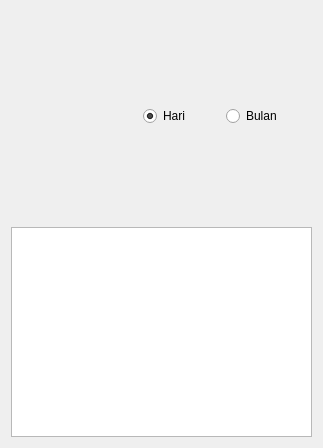
<?xml version="1.0" encoding="UTF-8"?>
<ui version="4.0">
 <class>SummaryWidget</class>
 <widget class="QWidget" name="SummaryWidget">
  <property name="geometry">
   <rect>
    <x>0</x>
    <y>0</y>
    <width>323</width>
    <height>448</height>
   </rect>
  </property>
  <property name="windowTitle">
   <string>Ringkasan</string>
  </property>
  <layout class="QVBoxLayout" name="verticalLayout">
   <item>
    <widget class="QFrame" name="frame">
     <property name="frameShape">
      <enum>QFrame::NoFrame</enum>
     </property>
     <layout class="QHBoxLayout" name="horizontalLayout">
      <property name="topMargin">
       <number>0</number>
      </property>
      <property name="bottomMargin">
       <number>0</number>
      </property>
      <item>
       <spacer name="horizontalSpacer">
        <property name="sizeHint" stdset="0">
         <size>
          <width>123</width>
          <height>20</height>
         </size>
        </property>
       </spacer>
      </item>
      <item>
       <widget class="QRadioButton" name="hariButton">
        <property name="text">
         <string>Hari</string>
        </property>
        <property name="checked">
         <bool>true</bool>
        </property>
       </widget>
      </item>
      <item>
       <widget class="QRadioButton" name="bulanButton">
        <property name="text">
         <string>Bulan</string>
        </property>
       </widget>
      </item>
     </layout>
    </widget>
   </item>
   <item>
    <widget class="QListView" name="listView"/>
   </item>
  </layout>
 </widget>
 <resources/>
 <connections/>
</ui>
